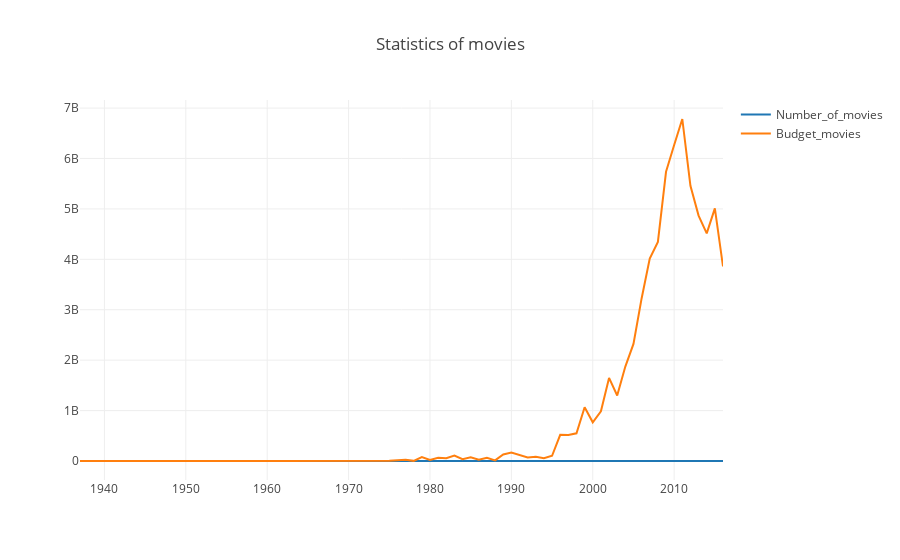

Notebook code cell kept with this figure:
### Code cell
trace0 = go.Scatter(
    x=years_movs.index,
    y=years_movs.Number_of_movies,
    name='Number_of_movies'
)

trace1 = go.Scatter(
    x=years_movs.index,
    y=years_movs.Budget_movies,
    name='Budget_movies'
)

data = [trace0, trace1]
layout = {'title': 'Statistics of movies'}

fig = go.Figure(data=data, layout=layout)

iplot(fig, show_link=False)
